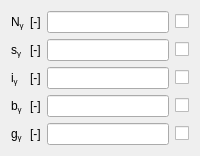
           <widget class="QWidget" name="QLimGammaWTab">
            <attribute name="title">
             <string>γ'</string>
            </attribute>
            <layout class="QGridLayout" name="gridLayout_55">
             <item row="0" column="0">
              <widget class="QLabelRichName" name="NGammaWLabel">
               <property name="text">
                <string>&lt;html&gt;&lt;/head&gt;
&lt;body&gt;
N&lt;span style=&quot; vertical-align:sub;&quot;&gt;γ&lt;/span&gt;&lt;/body&gt;&lt;/html&gt;</string>
               </property>
              </widget>
             </item>
             <item row="0" column="1">
              <widget class="QLabelUnitMeasure" name="NGammaWUMLabel">
               <property name="text">
                <string>&lt;html&gt;&lt;/head&gt;
&lt;body&gt;[-]&lt;/body&gt;&lt;/html&gt;</string>
               </property>
              </widget>
             </item>
             <item row="0" column="2">
              <widget class="QLineEditValue" name="NGammaWLEdit"/>
             </item>
             <item row="0" column="3">
              <widget class="QCheckBoxReadOnly" name="NGammaWCheckBox">
               <property name="text">
                <string/>
               </property>
              </widget>
             </item>
             <item row="1" column="0">
              <widget class="QLabelRichName" name="sGammaWLabel">
               <property name="text">
                <string>&lt;html&gt;&lt;/head&gt;
&lt;body&gt;
s&lt;span style=&quot; vertical-align:sub;&quot;&gt;γ&lt;/span&gt;&lt;/body&gt;&lt;/html&gt;</string>
               </property>
              </widget>
             </item>
             <item row="2" column="0">
              <widget class="QLabelRichName" name="iGammaWLabel">
               <property name="text">
                <string>&lt;html&gt;&lt;/head&gt;
&lt;body&gt;
i&lt;span style=&quot; vertical-align:sub;&quot;&gt;γ&lt;/span&gt;&lt;/body&gt;&lt;/html&gt;</string>
               </property>
              </widget>
             </item>
             <item row="3" column="0">
              <widget class="QLabelRichName" name="bGammaWLabel">
               <property name="text">
                <string>&lt;html&gt;&lt;/head&gt;
&lt;body&gt;
b&lt;span style=&quot; vertical-align:sub;&quot;&gt;γ&lt;/span&gt;&lt;/body&gt;&lt;/html&gt;</string>
               </property>
              </widget>
             </item>
             <item row="4" column="0">
              <widget class="QLabelRichName" name="gGammaWLabel">
               <property name="text">
                <string>&lt;html&gt;&lt;/head&gt;
&lt;body&gt;
g&lt;span style=&quot; vertical-align:sub;&quot;&gt;γ&lt;/span&gt;&lt;/body&gt;&lt;/html&gt;</string>
               </property>
              </widget>
             </item>
             <item row="1" column="1">
              <widget class="QLabelUnitMeasure" name="sGammaWUMLabel">
               <property name="text">
                <string>&lt;html&gt;&lt;/head&gt;
&lt;body&gt;[-]&lt;/body&gt;&lt;/html&gt;</string>
               </property>
              </widget>
             </item>
             <item row="2" column="1">
              <widget class="QLabelUnitMeasure" name="iGammaWUMLabel">
               <property name="text">
                <string>&lt;html&gt;&lt;/head&gt;
&lt;body&gt;[-]&lt;/body&gt;&lt;/html&gt;</string>
               </property>
              </widget>
             </item>
             <item row="3" column="1">
              <widget class="QLabelUnitMeasure" name="bGammaWUMLabel">
               <property name="text">
                <string>&lt;html&gt;&lt;/head&gt;
&lt;body&gt;[-]&lt;/body&gt;&lt;/html&gt;</string>
               </property>
              </widget>
             </item>
             <item row="4" column="1">
              <widget class="QLabelUnitMeasure" name="gGammaWUMLabel">
               <property name="text">
                <string>&lt;html&gt;&lt;/head&gt;
&lt;body&gt;[-]&lt;/body&gt;&lt;/html&gt;</string>
               </property>
              </widget>
             </item>
             <item row="1" column="2">
              <widget class="QLineEditValue" name="sGammaWLEdit"/>
             </item>
             <item row="2" column="2">
              <widget class="QLineEditValue" name="iGammaWLEdit"/>
             </item>
             <item row="3" column="2">
              <widget class="QLineEditValue" name="bGammaWLEdit"/>
             </item>
             <item row="4" column="2">
              <widget class="QLineEditValue" name="gGammaWLEdit"/>
             </item>
             <item row="1" column="3">
              <widget class="QCheckBoxReadOnly" name="sGammaWCheckBox">
               <property name="text">
                <string/>
               </property>
              </widget>
             </item>
             <item row="2" column="3">
              <widget class="QCheckBoxReadOnly" name="iGammaWCheckBox">
               <property name="text">
                <string/>
               </property>
              </widget>
             </item>
             <item row="3" column="3">
              <widget class="QCheckBoxReadOnly" name="bGammaWCheckBox">
               <property name="text">
                <string/>
               </property>
              </widget>
             </item>
             <item row="4" column="3">
              <widget class="QCheckBoxReadOnly" name="gGammaWCheckBox">
               <property name="text">
                <string/>
               </property>
              </widget>
             </item>
            </layout>
           </widget>
